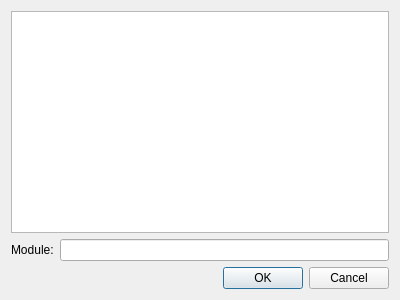
<?xml version="1.0" encoding="UTF-8"?>
<ui version="4.0">
 <class>AddFromDB</class>
 <widget class="QDialog" name="AddFromDB">
  <property name="geometry">
   <rect>
    <x>0</x>
    <y>0</y>
    <width>400</width>
    <height>300</height>
   </rect>
  </property>
  <property name="windowTitle">
   <string>Dialog</string>
  </property>
  <layout class="QVBoxLayout" name="verticalLayout">
   <item>
    <widget class="QTableWidget" name="tableWidget"/>
   </item>
   <item>
    <layout class="QHBoxLayout" name="horizontalLayout">
     <item>
      <widget class="QLabel" name="label">
       <property name="text">
        <string>Module:</string>
       </property>
      </widget>
     </item>
     <item>
      <widget class="QLineEdit" name="lineEdit"/>
     </item>
    </layout>
   </item>
   <item>
    <widget class="QDialogButtonBox" name="buttonBox">
     <property name="orientation">
      <enum>Qt::Horizontal</enum>
     </property>
     <property name="standardButtons">
      <set>QDialogButtonBox::Cancel|QDialogButtonBox::Ok</set>
     </property>
    </widget>
   </item>
  </layout>
 </widget>
 <resources/>
 <connections>
  <connection>
   <sender>buttonBox</sender>
   <signal>accepted()</signal>
   <receiver>AddFromDB</receiver>
   <slot>accept()</slot>
   <hints>
    <hint type="sourcelabel">
     <x>248</x>
     <y>254</y>
    </hint>
    <hint type="destinationlabel">
     <x>157</x>
     <y>274</y>
    </hint>
   </hints>
  </connection>
  <connection>
   <sender>buttonBox</sender>
   <signal>rejected()</signal>
   <receiver>AddFromDB</receiver>
   <slot>reject()</slot>
   <hints>
    <hint type="sourcelabel">
     <x>316</x>
     <y>260</y>
    </hint>
    <hint type="destinationlabel">
     <x>286</x>
     <y>274</y>
    </hint>
   </hints>
  </connection>
 </connections>
</ui>
